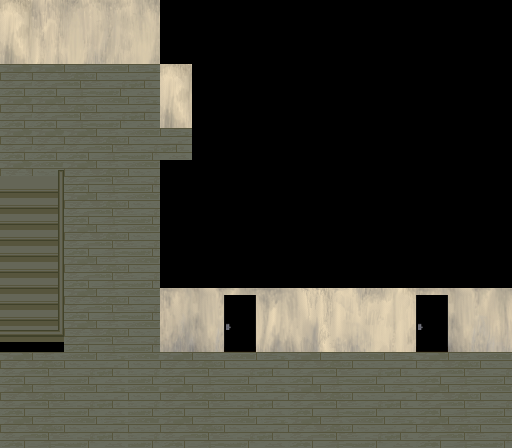

Rendered tile map (Tiled .tmx) drawn with the repository's tilesets; below, a short description and the full map source, tile grids included:
An orthogonal 16x14 tile map with 32x32 px tiles, 4 tile layers (layer0, layer1, layer2, layer3), 2 tilesets.

<map version="1.9" tiledversion="1.9.2" orientation="orthogonal" renderorder="right-down" width="16" height="14" tilewidth="32" tileheight="32" infinite="0" nextlayerid="5" nextobjectid="1">
 <tileset firstgid="1" source="res/room-01-udw.tsx" />
 <tileset firstgid="1113" source="res/add_more.tsx" />
 <layer id="4" name="layer0" width="16" height="14" locked="1">
  <data encoding="csv">
0,0,0,0,0,0,0,0,0,0,0,0,0,0,0,0,
0,0,0,0,0,0,0,0,0,0,0,0,0,0,0,0,
1424,1424,1424,1424,1424,0,0,0,0,0,0,0,0,0,0,0,
1424,1424,1424,1424,1424,0,0,0,0,0,0,0,0,0,0,0,
1424,1424,1424,1424,1424,1424,0,0,0,0,0,0,0,0,0,0,
1424,1424,1424,1424,1424,0,0,0,0,0,0,0,0,0,0,0,
0,0,1424,1424,1424,0,0,0,0,0,0,0,0,0,0,0,
0,0,1424,1424,1424,0,0,0,0,0,0,0,0,0,0,0,
0,0,1424,1424,1424,0,0,0,0,0,0,0,0,0,0,0,
0,0,1424,1424,1424,0,0,0,0,0,0,0,0,0,0,0,
0,0,1424,1424,1424,0,0,0,0,0,0,0,0,0,0,0,
1424,1424,1424,1424,1424,1424,1424,1424,1424,1424,1424,1424,1424,1424,1424,1424,
1424,1424,1424,1424,1424,1424,1424,1424,1424,1424,1424,1424,1424,1424,1424,1424,
1424,1424,1424,1424,1424,1424,1424,1424,1424,1424,1424,1424,1424,1424,1424,1424
</data>
 </layer>
 <layer id="1" name="layer1" width="16" height="14" locked="1">
  <data encoding="csv">
1057,1058,1059,1060,1061,0,0,0,0,0,0,0,0,0,0,0,
1065,1066,1067,1068,1069,0,0,0,0,0,0,0,0,0,0,0,
1,1,2,3,4,1057,0,0,0,0,0,0,0,0,0,0,
1,1,2,3,4,1065,0,0,0,0,0,0,0,0,0,0,
1,1,1,2,3,4,0,0,0,0,0,0,0,0,0,0,
1,3,1,2,3,0,0,0,0,0,0,0,0,0,0,0,
0,0,1,2,3,0,0,0,0,0,0,0,0,0,0,0,
0,0,1,2,3,0,0,0,0,0,0,0,0,0,0,0,
0,0,1,2,3,0,0,0,0,0,0,0,0,0,0,0,
0,0,1,2,3,1033,1034,1035,1036,1037,1038,1039,1040,1033,1034,1035,
0,0,1,2,3,1041,1042,1043,1044,1045,1046,1047,1048,1041,1042,1043,
1,2,3,4,3,1,2,3,4,1,2,3,4,1,2,3,
1,2,3,4,3,1,2,3,4,1,2,3,4,1,2,3,
1,2,3,4,3,1,2,3,4,1,2,3,4,1,2,3
</data>
 </layer>
 <layer id="2" name="layer2" width="16" height="14" locked="1">
  <data encoding="csv">
0,0,0,0,0,0,0,0,0,0,0,0,0,0,0,0,
0,0,0,0,0,0,0,0,0,0,0,0,0,0,0,0,
0,0,0,0,0,0,0,0,0,0,0,0,0,0,0,0,
0,0,0,0,0,0,0,0,0,0,0,0,0,0,0,0,
0,0,0,0,0,0,0,0,0,0,0,0,0,0,0,0,
66,66,0,0,0,0,0,0,0,0,0,0,0,0,0,0,
57,57,0,0,0,0,0,0,0,0,0,0,0,0,0,0,
57,57,0,0,0,0,0,0,0,0,0,0,0,0,0,0,
57,57,0,0,0,0,0,0,0,0,0,0,0,0,0,0,
57,57,0,0,0,0,0,1121,0,0,0,0,0,1121,0,0,
65,65,0,0,0,0,0,1137,0,0,0,0,0,1137,0,0,
0,0,0,0,0,0,0,0,0,0,0,0,0,0,0,0,
0,0,0,0,0,0,0,0,0,0,0,0,0,0,0,0,
0,0,0,0,0,0,0,0,0,0,0,0,0,0,0,0
</data>
 </layer>
 <layer id="3" name="layer3" width="16" height="14" locked="1">
  <data encoding="csv">
0,0,0,0,0,0,0,0,0,0,0,0,0,0,0,0,
0,0,0,0,0,0,0,0,0,0,0,0,0,0,0,0,
0,0,0,0,0,0,0,0,0,0,0,0,0,0,0,0,
0,0,0,0,0,0,0,0,0,0,0,0,0,0,0,0,
0,0,0,0,0,0,0,0,0,0,0,0,0,0,0,0,
0,48,0,0,0,0,0,0,0,0,0,0,0,0,0,0,
0,47,0,0,0,0,0,0,0,0,0,0,0,0,0,0,
0,47,0,0,0,0,0,0,0,0,0,0,0,0,0,0,
0,47,0,0,0,0,0,0,0,0,0,0,0,0,0,0,
0,47,0,0,0,0,0,0,0,0,0,0,0,0,0,0,
54,55,0,0,0,0,0,0,0,0,0,0,0,0,0,0,
0,0,0,0,0,0,0,0,0,0,0,0,0,0,0,0,
0,0,0,0,0,0,0,0,0,0,0,0,0,0,0,0,
0,0,0,0,0,0,0,0,0,0,0,0,0,0,0,0
</data>
 </layer>
</map>
